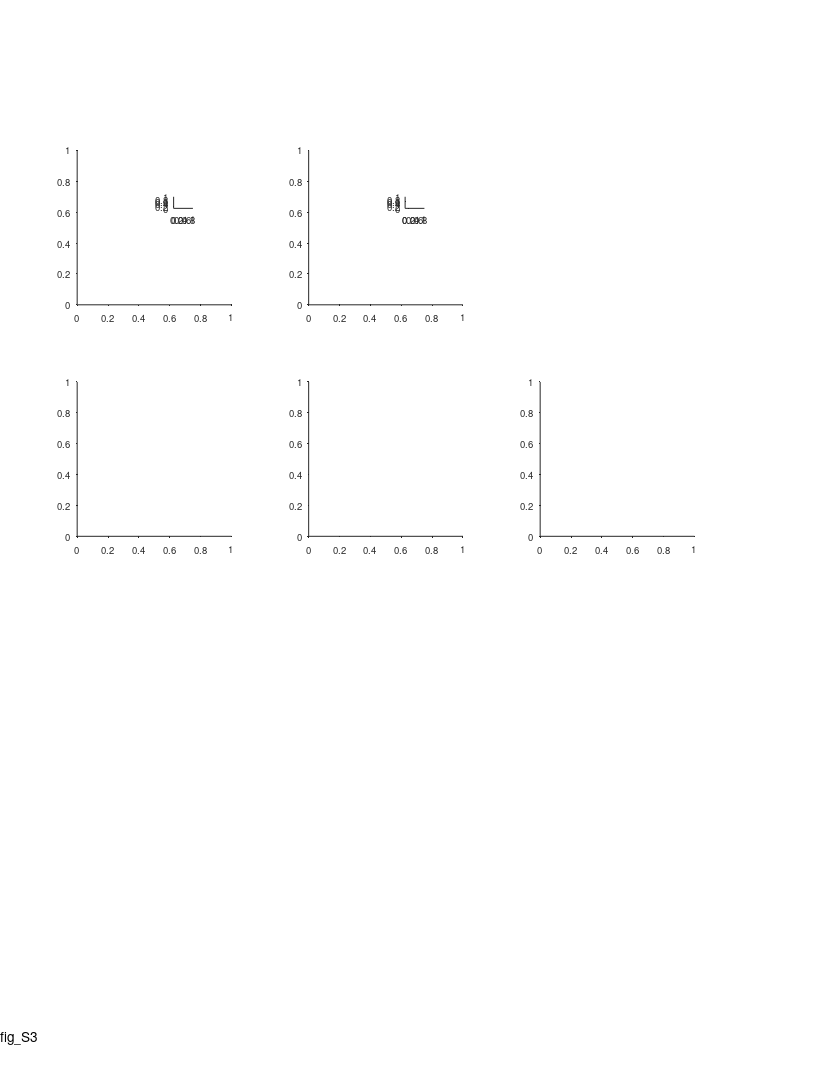

Write the MATLAB code that produced this figure. (Note: this script raises an error after producing the figure.)
%% Large Scale - supp fig - comparing the two arms

%%
clear 
clc

%% define output files
res_dir = 'L:\paper_figures';
mkdir(res_dir)
fig_name_str = 'fig_S3';
fig_caption_str = 'compare firing patterns between the two arms (long vs. short)';
log_name_str = [fig_name_str '_log_file' '.txt'];
log_name_str = strrep(log_name_str , ':', '-');
log_name_str = strrep(log_name_str , ' ', '_');
log_name_out = fullfile(res_dir, log_name_str);

%% open log file
diary off
diary(log_name_out)
diary on
disp('Log file');
disp(['created: ', datestr(clock)]);
disp('======================================================');
disp([fig_name_str ':' fig_caption_str]);
disp('======================================================');
disp('');

%% create figure
% =========================================================================
% figure_size_cm = [21.0 29.7]; % ~A4
figure_size_cm = [21.6 27.9]; % ~US letter
figure ;
% Some WYSIWYG options:
set(gcf,'DefaultAxesFontSize',7);
set(gcf,'DefaultAxesFontName','helvetica');
set(gcf,'DefaultAxesUnits','centimeters');
set(gcf,'PaperType','usletter')
% set(gcf,'PaperType','<custom>');
set(gcf,'PaperUnits','centimeters','PaperPosition',[0 0 figure_size_cm]);
set(gcf,'PaperOrientation','portrait');
set(gcf,'Units','centimeters','Position',get(gcf,'paperPosition')+[0 0 0 0]); % position on screen...
set(gcf, 'Renderer', 'painters');
set(groot, 'defaultAxesTickDir', 'out');
set(groot,  'defaultAxesTickDirMode', 'manual');
annotation('textbox', [0.5 1 0 0], 'String',fig_name_str, 'HorizontalAlignment','center','Interpreter','none', 'FitBoxToText','on');
pause(0.2); % workaround to solve matlab automatically changing the axes positions...

% create panels
panels_size = [4 4];
panel_A(1) = axes('position', [ 2 20 panels_size]);
panel_A(2) = axes('position', [ 8 20 panels_size]);
panel_B(1) = axes('position', [ 2 14 panels_size]);
panel_B(2) = axes('position', [ 8 14 panels_size]);
panel_B(3) = axes('position', [14 14 panels_size]);
panel_A_legend(1) = axes('position', [ 4.5 22.5 0.5 0.3]);
panel_A_legend(2) = axes('position', [10.5 22.5 0.5 0.3]);

%% load population data
% =========================================================================
prm = PARAMS_GetAll();
cells_t = DS_get_cells_summary();
bats = [79,148,34,9861,2289];
cells_t(~ismember(cells_t.bat, bats ),:) = [];
cells = cellfun(@(c)(cell_load_data(c,'details')), cells_t.cell_ID, 'UniformOutput',0);
cells = [cells{:}];
cells = [cells.details];
cells(~contains({cells.brain_area}, 'CA1')) = [];
cells(~ismember([cells.ClusterQuality], [2])) = [];
cells = cellfun(@(c)(cell_load_data(c,'details','stats')), {cells.cell_ID}, 'UniformOutput',0);
cells = [cells{:}];
cells_details = [cells.details];
cells_ID = {cells_details.cell_ID};
stats = [cells.stats];
stats = [stats.all];
cells_ID([stats.meanFR_all]>prm.inclusion.interneuron_FR_thr)=[];
clear cells stats cells_details cells_t
cells = cellfun(@(c)(cell_load_data(c,'details','stats','meanFR','stats','inclusion','signif','fields','FR_map','Ipos')), cells_ID, 'UniformOutput',0);
cells = [cells{:}];
whos cells

%% load LM data
exp_ID = 'b2289_d180615';
exp = exp_load_data(exp_ID,'LM');
LM = exp.LM;
% LM( contains({LM.name},{'ball','enter'}) ) = [];
turn_point_LM = LM( contains({LM.name},{'turn-point'}) );

%% panel A - compare fields size between short/long arms
% arrange data
fields_size = builtin('cell',length(cells),2);
for ii_dir = 1:2
    for ii_cell = 1:length(cells)
        cell = cells(ii_cell);
        if ~cell.signif(ii_dir).TF % check signif per direction
            continue;
        end
        fields = cell.fields{ii_dir};
        fields([fields.in_low_speed_area]) = []; % remove fields in low speed area
        pos = [fields.loc];
        width = [fields.width_prc];
        pos_thr = turn_point_LM.pos_proj;
        IX1 = pos <  pos_thr;
        IX2 = pos >= pos_thr;
        fields_size{ii_cell,ii_dir,1} = width(IX1);
        fields_size{ii_cell,ii_dir,2} = width(IX2);
    end
end
nFields = cellfun(@length, fields_size);
nFields(nFields==0) = nan;

% plot
% figure
for ii_dir = 1:2
    axes(panel_A(ii_dir));
%     subplot(1,2,ii_dir)
    cla
    hold on
    
    x1 = [fields_size{:,ii_dir,1}];
    x2 = [fields_size{:,ii_dir,2}];
    
    c = prm.graphics.colors.flight_directions{ii_dir};
    nBins = 15;
    h1 = histogram( x1 );
    h1.NumBins = nBins;
    h1.Normalization = 'pdf';
    h1.DisplayStyle = 'stairs';
    h1.EdgeColor = c;
    h1.LineWidth = 2; % long arm
    h2 = histogram( x2 );
    h2.NumBins = nBins;
    h2.Normalization = 'pdf';
    h2.DisplayStyle = 'stairs';
    h2.EdgeColor = c;
    h2.LineWidth = 1; % short arm
    [H,P_KS,KSSTAT] = kstest2(x1,x2);
    text(1,1,sprintf('P_{KS}=%.2f',P_KS),'Units','normalized','HorizontalAlignment','right','VerticalAlignment','top','FontSize',7);
    P_ranksum = ranksum(x1,x2);
%     text(1,0.9,sprintf('P_{Wilc}=%.2f',P_ranksum),'Units','normalized','HorizontalAlignment','right','VerticalAlignment','top','FontSize',7);
    ha=gca;
    ha.YLim(1) = 6e-4;
    ha.YScale = 'log';
    ha.XRuler.TickLabelGapOffset = -1;
    ha.TickLength = [0.03 0.03];
%     title("dir "+ii_dir);
    xlabel('Field size (m)', 'Units','normalized','Position',[0.5 -0.12]);
    ylabel('Probability');
end
axes(panel_A(1));
text(-0.1,1.1, 'A', 'Units','normalized','FontWeight','bold');

%% add direction arrows
arrow_vec = 0.025*[-1 1];
arrow_y = 0.915*[1 1];
clear h
h(1)=annotation('arrow',      arrow_vec +0.18, arrow_y, 'Color', prm.graphics.colors.flight_directions{1});
h(2)=annotation('arrow', flip(arrow_vec)+0.46, arrow_y, 'Color', prm.graphics.colors.flight_directions{2});
[h.HeadWidth] = disperse([5 5]);
[h.HeadLength] = disperse([5 5]);

%% legend for long/short arms
for ii_dir = 1:2
    axes(panel_A_legend(ii_dir));
    cla
    hold on
    plot([1 2], [2 2], 'Color', prm.graphics.colors.flight_directions{ii_dir}, 'LineWidth', 2); % long arm
    plot([1 2], [1 1], 'Color', prm.graphics.colors.flight_directions{ii_dir}, 'LineWidth', 1); % shorty arm
    xlim([0.5 2.5])
    text(2.5, 1, 'Short arm', 'HorizontalAlignment','left','VerticalAlignment','middle','FontSize',7);
    text(2.5, 2, 'Long arm',  'HorizontalAlignment','left','VerticalAlignment','middle','FontSize',7);
    set(gca,'visible','off');
end




%% field size ratio - from fields only in the long arm
% ------------------------------------------------------------------------
LS_field_ratio_all = nan(1,length(cells));
LS_field_ratio_dir = nan(2,length(cells));
pos_thr = turn_point_LM.pos_proj;
for ii_cell = 1:length(cells)
    cell = cells(ii_cell);
    
    %% pooled stats - check at least one direction is signif
    if any([cell.signif.TF])
        fields=[];
        for ii_dir = 1:2
            if cell.signif(ii_dir).TF 
                fields_to_add = cell.fields{ii_dir};
                % workaround to solve the problem that sometimes I don't have the
                % field 'overlap_edges'... maybe change that in 'cell_calc_fields'...
                if isfield(fields_to_add,'overlap_edges')
                    fields_to_add = rmfield(fields_to_add,'overlap_edges');
                end
                fields = [fields fields_to_add];
            end
        end
        fields([fields.in_low_speed_area])=[];
        long_arm_fields = [fields.loc] < pos_thr;
        fields = fields(long_arm_fields);
        if length(fields) >= 2
            LS_field_ratio_all(ii_cell) = max([fields.width_prc]) / min([fields.width_prc]);
        end
    end
    
    %% per dir stats - check signif per direction
    for ii_dir = 1:2
        if cell.signif(ii_dir).TF 
            fields = cell.fields{ii_dir};
            fields([fields.in_low_speed_area])=[];
            long_arm_fields = [fields.loc] < pos_thr;
            fields = fields(long_arm_fields);
            if length(fields) >= 2
                LS_field_ratio_dir(ii_dir,ii_cell) = max([fields.width_prc]) / min([fields.width_prc]);
            end
        end
    end
end

%% now plot
nBinEdges = 9;
edges = logspace(0,log10(25),nBinEdges);
for ii_dir = 1:2
    axes(panel_B(ii_dir));
    cla
    hold on
    h=histogram(LS_field_ratio_dir(ii_dir,:));
    h.BinEdges = edges;
%     h.FaceColor = 0.5*[1 1 1];
    h.FaceColor = prm.graphics.colors.flight_directions{ii_dir};
    ha=gca;
    ha.YScale = 'log';
    ha.XScale = 'log';
    ha.XLim = [0 27];
    ha.YLim = [7e-1 260];
    ha.YTick = [1 10 100];
    ha.XTick = [1 2 5 10 20];
    ha.YTickLabel = {'10 ^0';'10 ^1';'10 ^2'};
    ha.TickDir='out';
    ha.TickLength = [0.03 0.03];
    ha.XRuler.TickLabelGapMultiplier = -0.35;
    ha.YRuler.TickLabelGapMultiplier = 0.001;
    xlabel({'Field size ratio';'largest/smallest'},'Units','normalized','Position',[0.5 -0.17]);
    ylabel('No. of cells','Units','normalized','Position',[-0.24 0.5])
end

axes(panel_B(3));
cla
hold on
h=histogram(LS_field_ratio_all(:));
h.BinEdges = edges;
h.FaceColor = 0.5*[1 1 1];
ha=gca;
ha.YScale = 'log';
ha.XScale = 'log';
ha.XLim = [0 27];
ha.YLim = [7e-1 260];
ha.YTick = [1 10 100];
ha.XTick = [1 2 5 10 20];
ha.YTickLabel = {'10 ^0';'10 ^1';'10 ^2'};
ha.TickDir='out';
ha.TickLength = [0.03 0.03];
ha.XRuler.TickLabelGapMultiplier = -0.35;
ha.YRuler.TickLabelGapMultiplier = 0.001;
xlabel({'Field size ratio';'largest/smallest'},'Units','normalized','Position',[0.5 -0.17]);
ylabel('No. of cells','Units','normalized','Position',[-0.24 0.5])

axes(panel_B(1));
text(-0.1,1.1, 'B', 'Units','normalized','FontWeight','bold');


%% print/save the figure
fig_name_out = fullfile(res_dir, fig_name_str);
print(gcf, fig_name_out, '-dpdf', '-cmyk', '-painters');
% print(gcf, fig_name_out, '-dtiff', '-cmyk', '-painters');
% saveas(gcf , fig_name_out, 'fig');
disp('figure was successfully saved to pdf/tiff/fig formats');








